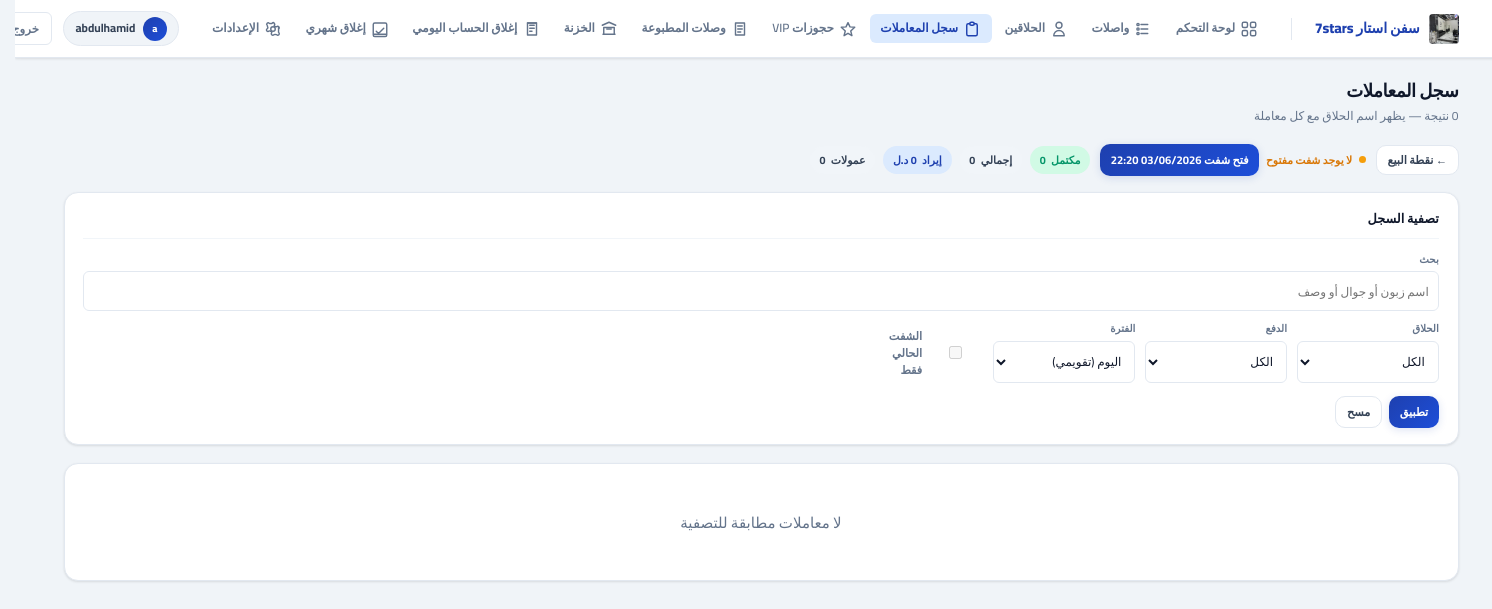
The page /app/transactions/ (signed in) on the database its author committed.
### core/models.py (models this page shows, shortened)
class TimestampedModel(models.Model):
    created_at = models.DateTimeField(auto_now_add=True, db_index=True)
    updated_at = models.DateTimeField(auto_now=True, db_index=True)
    class Meta:
        abstract = True

class SystemSetting(TimestampedModel):
    key = models.CharField(max_length=80, unique=True)
    value = models.CharField(max_length=255, blank=True, default="")
    description = models.CharField(max_length=255, blank=True, default="")

### accounts/models.py (models this page shows, shortened)
class User(AbstractUser):
    role = models.CharField(max_length=20, choices=UserRole.choices, default=UserRole.CASHIER)

### barber_ms/views.py (the view, shortened to what this page needs)
# urls.py: path("transactions/", views.transactions_log_view, name="transactions_log"),
@login_required
def transactions_log_view(request):
    if not _is_cashier_or_admin(request.user):
        messages.error(request, "ليس لديك صلاحية الوصول لهذه الصفحة.")
        return redirect("frontend:dashboard")
    if request.user.role == UserRole.BARBER:
        logout(request)
        messages.warning(request, "الدخول متاح للإدارة والكاشير فقط.")
        return redirect("login")
    flt = _queue_filters(request)
    shift_ctx = shift_ui_context(request.user)
    current_shift = shift_ctx["current_shift"]
    base_qs = Ticket.objects.select_related("customer", "barber__user").prefetch_related(
        "receipts", "items__service"
    )
    filtered_qs = _apply_ticket_filters(base_qs, flt, open_shift=current_shift)
    history_qs = filtered_qs.order_by("-created_at")
    paginator, recent_page = paginate_queryset(
        request, history_qs, per_page=QUEUE_PER_PAGE
    )
    active_barbers = BarberProfile.objects.filter(is_active=True).select_related("user").order_by(
        "name"
    )
    return render(
        request,
        "frontend/transactions_log.html",
        {
            "recent_page": recent_page,
            "paginator": paginator,
            "query_string": querystring_excluding_page(request),
            "filters": flt,
            "queue_stats": _queue_stats(filtered_qs),
            "active_barbers": active_barbers,
            **shift_ctx,
            "ticket_status_choices": TicketStatus.choices,
            "return_qs": request.GET.urlencode(),
            "pos_services": _active_services_qs(),
            "ticket_edit_form": TicketEditForm(),
            "is_admin": _is_admin(request.user),
        },
    )

### barber_ms/forms.py (shortened to what this page needs)
class TicketEditForm(forms.Form):
    barber_id = forms.ModelChoiceField(
        queryset=BarberProfile.objects.none(),
        label="الحلاق",
    )
    service_ids = forms.ModelMultipleChoiceField(
        queryset=Service.objects.none(),
        label="الخدمات",
        error_messages={"required": "اختر خدمة واحدة على الأقل."},
    )
    payment_method = forms.ChoiceField(
        choices=[(PaymentMethod.CASH, "نقدي"), (PaymentMethod.CARD, "بطاقة")],
        label="طريقة الدفع",
    )
    status = forms.ChoiceField(choices=TicketStatus.choices, label="الحالة")
    def __init__(self, ticket=None, *args, **kwargs):
        super().__init__(*args, **kwargs)
        self.ticket = ticket
        self.fields["barber_id"].queryset = BarberProfile.objects.filter(is_active=True).select_related(
            "user"
        )
        self.fields["service_ids"].queryset = Service.objects.filter(is_active=True).order_by("name")
        for field in self.fields.values():
            if hasattr(field.widget, "attrs"):
                field.widget.attrs.setdefault("class", "field-input")

### accounts/models.py (called while the page is built)
    @property
    def display_name(self) -> str:
        n = (self.name or "").strip()
        if n:
            return n
        if self.user_id:
            return self.user.get_full_name() or self.user.username
        return "حلاق"

### barber_ms/context_processors.py (called while the page is built)
def _time_greeting_ar() -> str:
    h = timezone.localtime().hour
    if 5 <= h < 12:
        return "صباح الخير"
    if 12 <= h < 17:
        return "طاب نهارك"
    if 17 <= h < 22:
        return "مساء الخير"
    return "أهلاً بك"

def system_settings(request):
    try:
        qs = SystemSetting.objects.filter(key__in=_DEFAULTS.keys()).values_list("key", "value")
        stored = dict(qs)
    except Exception:
        stored = {}
    merged = {k: stored.get(k) or v for k, v in _DEFAULTS.items()}
    theme_key = merged.get("theme", "ocean")
    theme = THEMES.get(theme_key, THEMES["ocean"])
    now_local = timezone.localtime()
    return {
        "sys": merged,
        "theme": theme,
        "themes": THEMES,
        "time_greeting": _time_greeting_ar(),
        "now_local": now_local,
        "weekday_ar": _AR_WEEKDAYS[now_local.weekday()],
        "barber_login_enabled": merged.get("barber_login_enabled", "0") == "1",
    }

### barber_ms/pagination.py (called while the page is built)
def querystring_excluding_page(request, page_param: str = "page") -> str:
    q = request.GET.copy()
    if page_param in q:
        del q[page_param]
    return q.urlencode()

### templates/frontend/transactions_log.html (shortened to what this page needs)
{% extends "frontend/base.html" %}
{% block header_title %}سجل المعاملات{% endblock %}
{% block header_subtitle %}{{ recent_page.paginator.count|default:0 }} نتيجة — يظهر اسم الحلاق مع كل معاملة{% endblock %}
{% block content %}
<div class="tx-log-head">
  <div style="display:flex;flex-wrap:wrap;gap:10px;align-items:center">
    <a href="{% url 'frontend:queue' %}" class="btn btn-o btn-sm">← نقطة البيع</a>
    {% include "frontend/partials/shift_controls.html" with can_close_shift=can_close_shift %}
    <div class="tx-log-metrics">
      <span class="tx-metric done">مكتمل <b>{{ queue_stats.completed }}</b></span>
      <span class="tx-metric">إجمالي <b>{{ queue_stats.total }}</b></span>
      <span class="tx-metric rev">إيراد <b>{{ queue_stats.revenue|floatformat:0 }}</b> {{ sys.currency|default:"د.ل" }}</span>
      <span class="tx-metric">عمولات <b>{{ queue_stats.commission|floatformat:0 }}</b></span>
    </div>
  </div>
</div>
<div class="card-accent" style="margin-bottom:18px">
  <div class="card-accent-inner">
    <div class="section-title">تصفية السجل</div>
    <form method="get" class="filter-grid" style="margin-top:12px">
      <div class="field" style="grid-column:1/-1">
        <label>بحث</label>
        <input type="search" name="q" value="{{ filters.q }}" placeholder="اسم زبون أو جوال أو وصف">
      </div>
      <div class="field">
        <label>الحلاق</label>
        <select name="barber">
          <option value="">الكل</option>
        </select>
      </div>
      <div class="field">
        <label>الدفع</label>
        <select name="pay">
          <option value="">الكل</option>
        </select>
      </div>
      <div class="field">
        <label>الفترة</label>
        <select name="period" id="periodSelect">
          <option value="today" {% if filters.period == "today" %}selected{% endif %}>اليوم (تقويمي)</option>
        </select>
      </div>
      <div class="field" style="display:flex;align-items:flex-end">
        <label style="display:flex;align-items:center;gap:.35rem;font-size:.75rem;cursor:pointer">
          <input type="checkbox" name="shift_only" value="1" {% if filters.shift_only %}checked{% endif %} {% if not current_shift %}disabled{% endif %}>
          الشفت الحالي فقط
        </label>
      </div>
      <div class="filter-actions">
        <button type="submit" class="btn btn-p btn-sm">تطبيق</button>
        <a href="{% url 'frontend:transactions_log' %}" class="btn btn-o btn-sm">مسح</a>
      </div>
    </form>
  </div>
</div>
<div class="card-accent">
  <div class="card-accent-inner">
    {% include "frontend/partials/queue_history_modal.html" %}
  </div>
</div>
{% endblock %}

### templates/frontend/base.html (shortened to what this page needs)
<!DOCTYPE html>
<html lang="ar" dir="rtl">
<head>
</head>
<body>
  <header class="app-nav">
    <div class="nav-inner">
      <a class="nav-brand" href="{% url 'frontend:dashboard' %}">
        {% if sys.logo %}
          <img src="/media/{{ sys.logo }}" alt="{{ sys.business_name }}">
        {% endif %}
        <span>{{ sys.business_name|default:"Barber Pro" }}</span>
      </a>
      <nav class="nav-links" aria-label="التنقل الرئيسي">
        <a href="{% url 'frontend:dashboard' %}" class="{% if request.resolver_match.url_name == 'dashboard' %}active{% endif %}">
          <span class="nav-link-icon">
          </span>
          <span class="label">لوحة التحكم</span>
        </a>
        <a href="{% url 'frontend:queue' %}" class="{% if request.resolver_match.url_name == 'queue' %}active{% endif %}">
          <span class="nav-link-icon">
            <svg viewBox="0 0 24 24" fill="none" stroke="currentColor" stroke-width="1.9" stroke-linecap="round" stroke-linejoin="round" aria-hidden="true">
              <path d="M8 6h9" />
              <path d="M8 12h9" />
              <path d="M8 18h9" />
              <circle cx="4" cy="6" r="1.5" />
              <circle cx="4" cy="12" r="1.5" />
              <circle cx="4" cy="18" r="1.5" />
            </svg>
          </span>
          <span class="label">واصلات</span>
        </a>
        <a href="{% url 'frontend:barbers_list' %}" class="{% if request.resolver_match.url_name == 'barbers_list' or request.resolver_match.url_name == 'barber_operations' %}active{% endif %}">
          <span class="nav-link-icon">
            <svg viewBox="0 0 24 24" fill="none" stroke="currentColor" stroke-width="1.9" stroke-linecap="round" stroke-linejoin="round" aria-hidden="true">
              <path d="M16 7a4 4 0 11-8 0 4 4 0 018 0zM12 14a7 7 0 00-7 7h14a7 7 0 00-7-7z" />
            </svg>
          </span>
          <span class="label">الحلاقين</span>
        </a>
        <a href="{% url 'frontend:transactions_log' %}" class="{% if request.resolver_match.url_name == 'transactions_log' %}active{% endif %}">
          <span class="nav-link-icon">
            <svg viewBox="0 0 24 24" fill="none" stroke="currentColor" stroke-width="1.9" stroke-linecap="round" stroke-linejoin="round" aria-hidden="true">
              <path d="M9 5H7a2 2 0 00-2 2v12a2 2 0 002 2h10a2 2 0 002-2V7a2 2 0 00-2-2h-2" />
              <path d="M9 5a2 2 0 002 2h2a2 2 0 002-2M9 5a2 2 0 012-2h2a2 2 0 012 2" />
            </svg>
          </span>
          <span class="label">سجل المعاملات</span>
        </a>
        {% if request.user.role == "ADMIN" or request.user.role == "CASHIER" or request.user.is_superuser %}
        <a href="{% url 'frontend:vip:vip_bookings_list' %}" class="{% if 'vip_booking' in request.resolver_match.url_name %}active{% endif %}">
          <span class="nav-link-icon">
            <svg viewBox="0 0 24 24" fill="none" stroke="currentColor" stroke-width="1.9" stroke-linecap="round" stroke-linejoin="round" aria-hidden="true">
              <path d="M12 17.75l-5.25 3.15 1.6-6.18L3 9.75l6.35-.55L12 3.5l2.65 5.7 6.35.55-5.35 4.97 1.6 6.18z" />
            </svg>
          </span>
          <span class="label">حجوزات VIP</span>
        </a>
        <a href="{% url 'frontend:vip:receipts_list' %}" class="{% if 'receipt' in request.resolver_match.url_name %}active{% endif %}">
          <span class="nav-link-icon">
            <svg viewBox="0 0 24 24" fill="none" stroke="currentColor" stroke-width="1.9" stroke-linecap="round" stroke-linejoin="round" aria-hidden="true">
              <path d="M6 4h12v16H6z" />
              <path d="M9 8h6" />
              <path d="M9 12h6" />
              <path d="M9 16h4" />
            </svg>
          </span>
          <span class="label">وصلات المطبوعة</span>
        </a>
        <a href="{% url 'frontend:treasury' %}" class="{% if request.resolver_match.url_name == 'treasury' %}active{% endif %}">
          <span class="nav-link-icon">
            <svg viewBox="0 0 24 24" fill="none" stroke="currentColor" stroke-width="1.9" stroke-linecap="round" stroke-linejoin="round" aria-hidden="true">
              <path d="M4 19h16" />
              <path d="M3 7l9-4 9 4" />
              <path d="M5 19V10h14v9" />
              <path d="M9 12h6" />
            </svg>
          </span>
          <span class="label">الخزنة</span>
        </a>
        <a href="{% url 'frontend:daily_close' %}" class="{% if request.resolver_match.url_name == 'daily_close' %}active{% endif %}">
          <span class="nav-link-icon">
            <svg viewBox="0 0 24 24" fill="none" stroke="currentColor" stroke-width="1.9" stroke-linecap="round" stroke-linejoin="round" aria-hidden="true">
              <path d="M9 7h6" />
              <path d="M9 11h6" />
              <path d="M9 15h3" />
              <path d="M6 4h12v16H6z" />
              <path d="M6 4l12 0" />
            </svg>
          </span>
          <span class="label">إغلاق الحساب اليومي</span>
        </a>
        <a href="{% url 'frontend:monthly_close' %}" class="{% if request.resolver_match.url_name == 'monthly_close' %}active{% endif %}">
          <span class="nav-link-icon">
            <svg viewBox="0 0 24 24" fill="none" stroke="currentColor" stroke-width="1.9" stroke-linecap="round" stroke-linejoin="round" aria-hidden="true">
              <path d="M4 19h16" />
              <path d="M7 15l3 3 7-7" />
              <rect x="3" y="4" width="18" height="18" rx="2" />
            </svg>
          </span>
          <span class="label">إغلاق شهري</span>
        </a>
        {% endif %}
        <a href="{% url 'frontend:settings' %}" class="{% if request.resolver_match.url_name == 'settings' %}active{% endif %}">
          <span class="nav-link-icon">
          </span>
          <span class="label">الإعدادات</span>
        </a>
      </nav>
      <div class="nav-user">
        <div class="user-chip">
          <div class="user-avatar">{{ request.user.get_full_name|default:request.user.username|slice:":1" }}</div>
          <span>{{ request.user.get_full_name|default:request.user.username }}</span>
        </div>
        <form method="post" action="{% url 'logout' %}">
          <button class="btn-logout" type="submit">خروج</button>
        </form>
      </div>
    </div>
  </header>
  <main class="page-wrap">
    <div class="page-header">
      <div>
        <div class="page-title">{% block header_title %}لوحة التحكم{% endblock %}</div>
        <div class="page-sub">{% block header_subtitle %}{% endblock %}</div>
      </div>
    </div>
    {% block content %}{% endblock %}
  </main>
  {% include "frontend/partials/swal_global.html" %}
</body>
</html>

### templates/frontend/transactions_log.html (style rules this page uses)
.tx-log-head { display: flex; flex-wrap: wrap; align-items: center; justify-content: space-between; gap: 12px; margin-bottom: 16px; }
.tx-log-metrics { display: flex; flex-wrap: wrap; gap: 8px; }
.tx-metric { font-size: .72rem; font-weight: 800; padding: .35rem .65rem; border-radius: 999px; background: #f1f5f9; color: var(--text-2); }
.tx-metric b { margin-inline-start: .2rem; }
.tx-metric.done { background: var(--success-light); color: var(--success); }
.tx-metric.rev { background: var(--primary-light); color: var(--primary); }
.filter-grid { display: grid; grid-template-columns: repeat(auto-fill, minmax(140px, 1fr)); gap: .65rem; align-items: end; }
.filter-grid .field label { font-size: .68rem; font-weight: 700; color: var(--muted); margin-bottom: .25rem; display: block; }
.filter-grid input, .filter-grid select { width: 100%; padding: .5rem .6rem; border: 1.5px solid var(--border); border-radius: var(--radius-sm); font-size: .8rem; }
.filter-actions { grid-column: 1 / -1; display: flex; gap: .5rem; flex-wrap: wrap; margin-top: .25rem; }

### rows shown on the page
SystemSetting: business_name "سفن استار 7stars"
User: user.get_full_name "abdulhamid"

### other values the page prints
{{ recent_page.paginator.count|default:0 }} "0"
{{ next_shift_label }} "شفت 03/06/2026 22:20"
{{ queue_stats.revenue|floatformat:0 }} "0"
{{ sys.currency|default:"د.ل" }} "د.ل"
